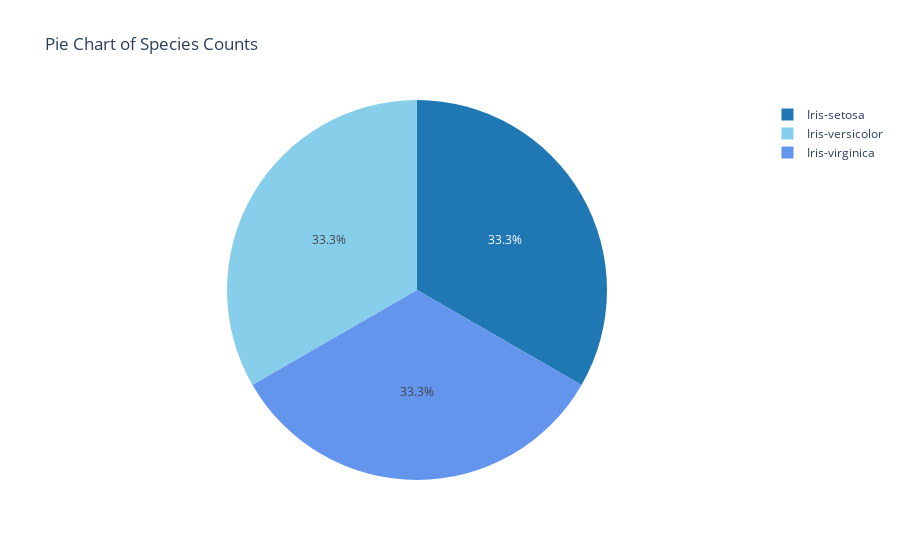

Here is the notebook cell this chart was saved with:
### Code cell
# Define custom colors
# custom_colors = ['#1f77b4', 'skyblue', 'lightblue']
custom_colors = ['#1f77b4', 'skyblue', 'cornflowerblue']


# Create a pie chart with custom colors
fig_pie = px.pie(values=[50, 50, 50],
                 names=['Iris-setosa', 'Iris-versicolor', 'Iris-virginica'],
                 title='Pie Chart of Species Counts',
                 color_discrete_sequence=custom_colors)

# Show the pie chart
fig_pie.show()

### Figure 1 — Plotly figure (JSON) as saved in the notebook; plotly's stock layout.template omitted (floating-point values rounded to 4 significant figures)
{"data": [{"domain": {"x": [0, 1], "y": [0, 1]}, "hovertemplate": "label=%{label}<br>value=%{value}<extra></extra>", "labels": ["Iris-setosa", "Iris-versicolor", "Iris-virginica"], "legendgroup": "", "name": "", "showlegend": true, "type": "pie", "values": [50, 50, 50]}], "layout": {"legend": {"tracegroupgap": 0}, "piecolorway": ["#1f77b4", "skyblue", "cornflowerblue"], "title": {"text": "Pie Chart of Species Counts"}}}
